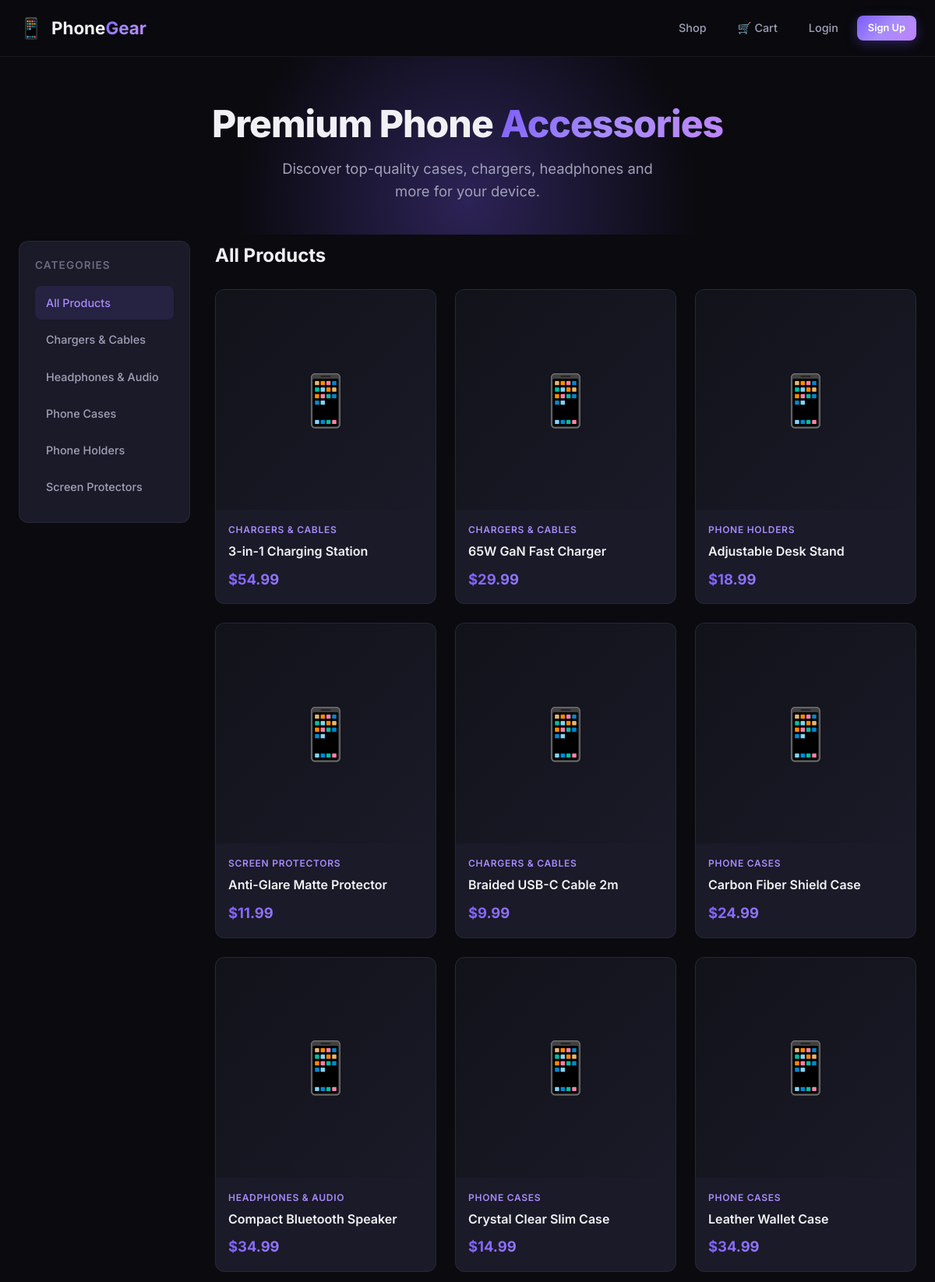
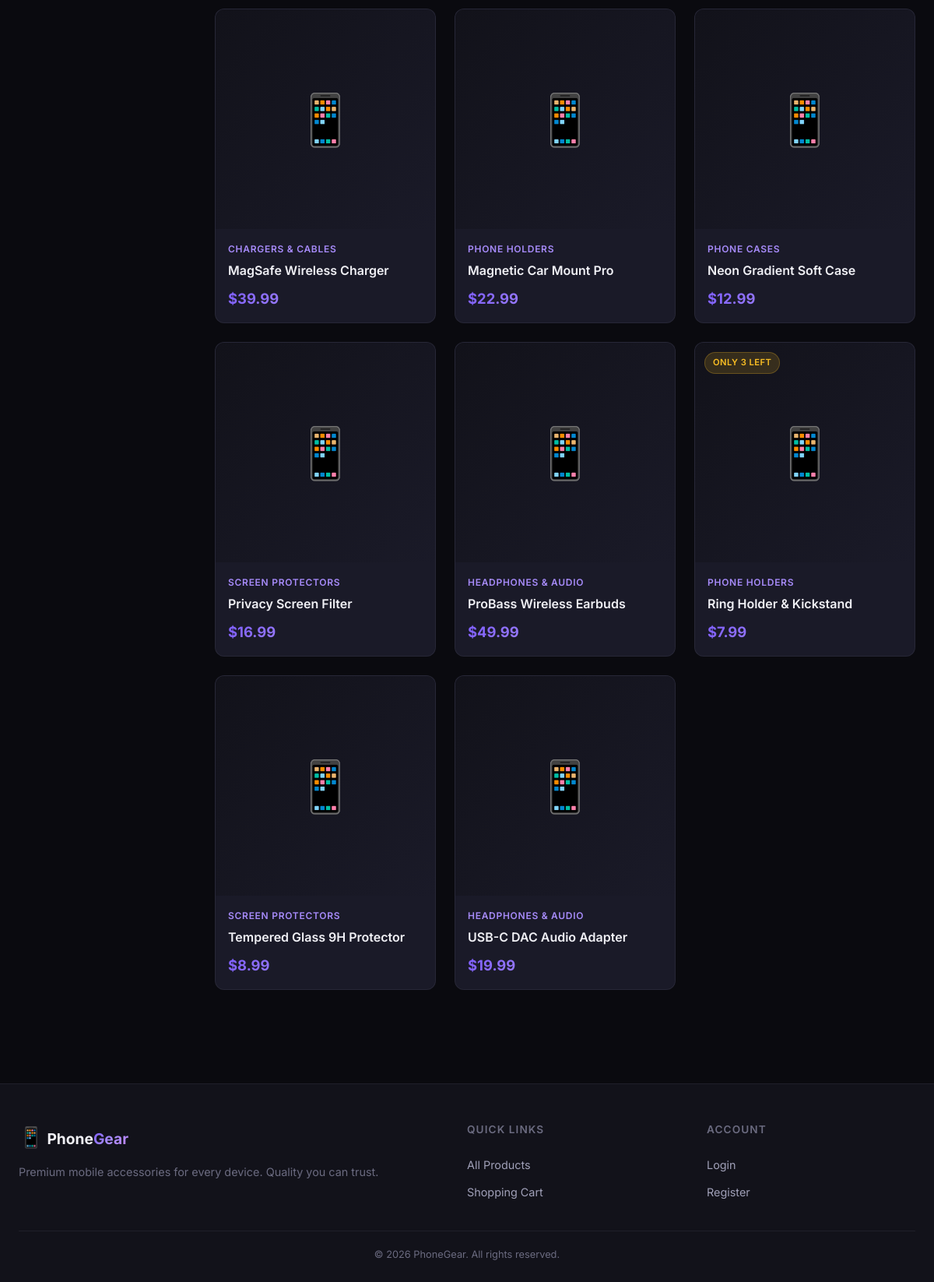
The page / on the database its author committed (2 pictures, top to bottom).
### shop/models.py (models this page shows, shortened)
class Category(models.Model):
    name = models.CharField(max_length=200)
    slug = models.SlugField(max_length=200, unique=True)
    class Meta:
        ordering = ('name',)
        verbose_name = 'category'
        verbose_name_plural = 'categories'

class Product(models.Model):
    category = models.ForeignKey(Category, related_name='products', on_delete=models.CASCADE)
    name = models.CharField(max_length=200)
    slug = models.SlugField(max_length=200, unique=True)
    image = models.ImageField(upload_to='products/%Y/%m/%d', blank=True, null=True)
    description = models.TextField(blank=True)
    price = models.DecimalField(max_digits=10, decimal_places=2)
    stock = models.PositiveIntegerField(default=0)
    available = models.BooleanField(default=True)
    created = models.DateTimeField(auto_now_add=True)
    updated = models.DateTimeField(auto_now=True)
    class Meta:
        ordering = ('name',)
    def get_absolute_url(self):
        return reverse('shop:product_detail', args=[self.id, self.slug])

### shop/views.py (the view)
# urls.py: path('', views.product_list, name='product_list'),
def product_list(request, category_slug=None):
    category = None
    categories = Category.objects.all()
    products = Product.objects.filter(available=True)
    if category_slug:
        category = get_object_or_404(Category, slug=category_slug)
        products = products.filter(category=category)
    return render(request, 'shop/product_list.html', {
        'category': category,
        'categories': categories,
        'products': products,
    })

### shop/cart.py (called while the page is built)
    def __len__(self):
        return sum(item['quantity'] for item in self.cart.values())

### shop/context_processors.py (called while the page is built)
def cart_context(request):
    return {'cart': Cart(request)}

### shop/templates/shop/product_list.html (shortened to what this page needs)
{% extends "base.html" %}
{% load static %}
{% block content %}
<section class="hero-section">
    <div class="container">
        <div class="hero-content">
            <h1 class="hero-title">Premium Phone <span class="gradient-text">Accessories</span></h1>
            <p class="hero-subtitle">Discover top-quality cases, chargers, headphones and more for your device.</p>
        </div>
    </div>
</section>
<div class="container shop-layout">
    <aside class="sidebar">
        <div class="sidebar-card">
            <h3 class="sidebar-title">Categories</h3>
            <a href="{% url 'shop:product_list' %}"
               class="category-link {% if not category %}active{% endif %}">
                All Products
            </a>
            {% for c in categories %}
            <a href="{% url 'shop:product_list_by_category' c.slug %}"
               class="category-link {% if category.slug == c.slug %}active{% endif %}">
                {{ c.name }}
            </a>
            {% endfor %}
        </div>
    </aside>
    <section class="products-section">
        {% if category %}
            <h2 class="section-title">{{ category.name }}</h2>
        {% else %}
            <h2 class="section-title">All Products</h2>
        {% endif %}
        {% if products %}
        <div class="product-grid">
            {% for product in products %}
            <a href="{{ product.get_absolute_url }}" class="product-card">
                <div class="product-image-wrap">
                    {% if product.image %}
                        <img src="{{ product.image.url }}" alt="{{ product.name }}" class="product-image">
                    {% else %}
                        <div class="product-image-placeholder">
                            <span>📱</span>
                        </div>
                    {% endif %}
                    {% if product.stock <= 3 and product.stock > 0 %}
                        <span class="badge badge-warning">Only {{ product.stock }} left</span>
                    {% elif product.stock == 0 %}
                        <span class="badge badge-danger">Out of Stock</span>
                    {% endif %}
                </div>
                <div class="product-info">
                    <span class="product-category">{{ product.category.name }}</span>
                    <h3 class="product-name">{{ product.name }}</h3>
                    <span class="product-price">${{ product.price }}</span>
                </div>
            </a>
            {% endfor %}
        </div>
        {% else %}
        <div class="empty-state">
            <span class="empty-icon">📦</span>
            <h3>No products found</h3>
            <p>Check back soon for new arrivals!</p>
        </div>
        {% endif %}
    </section>
</div>
{% endblock %}

### templates/base.html (shortened to what this page needs)
<!DOCTYPE html>
<html lang="en">
<head>
    {% load static %}
    <link rel="stylesheet" href="{% static 'css/style.css' %}">
</head>
<body>
    <nav class="navbar">
        <div class="container nav-container">
            <a href="{% url 'shop:product_list' %}" class="logo">
                <span class="logo-icon">📱</span>
                <span class="logo-text">Phone<span class="logo-accent">Gear</span></span>
            </a>
            <div class="nav-links">
                <a href="{% url 'shop:product_list' %}" class="nav-link">Shop</a>
                <a href="{% url 'shop:cart_detail' %}" class="nav-link cart-link">
                    🛒 Cart
                </a>
                {% if user.is_authenticated %}
                    <span class="nav-user">Hi, {{ user.first_name|default:user.username }}</span>
                    {% if user.is_staff %}
                        <a href="{% url 'admin:index' %}" class="nav-link admin-link">Admin</a>
                    {% endif %}
                    <form method="post" action="{% url 'accounts:logout' %}" class="logout-form">
                        {% csrf_token %}
                        <button type="submit" class="nav-link btn-logout">Logout</button>
                    </form>
                {% else %}
                    <a href="{% url 'accounts:login' %}" class="nav-link">Login</a>
                    <a href="{% url 'accounts:register' %}" class="btn btn-primary btn-sm">Sign Up</a>
                {% endif %}
            </div>
        </div>
    </nav>
    <main class="main-content">
        {% block content %}{% endblock %}
    </main>
    <footer class="footer">
        <div class="container">
            <div class="footer-grid">
                <div class="footer-brand">
                    <span class="logo-icon">📱</span>
                    <span class="logo-text">Phone<span class="logo-accent">Gear</span></span>
                    <p class="footer-desc">Premium mobile accessories for every device. Quality you can trust.</p>
                </div>
                <div class="footer-links-section">
                    <h4>Quick Links</h4>
                    <a href="{% url 'shop:product_list' %}">All Products</a>
                    <a href="{% url 'shop:cart_detail' %}">Shopping Cart</a>
                </div>
                <div class="footer-links-section">
                    <h4>Account</h4>
                    {% if user.is_authenticated %}
                        <a href="{% url 'accounts:logout' %}">Logout</a>
                    {% else %}
                        <a href="{% url 'accounts:login' %}">Login</a>
                        <a href="{% url 'accounts:register' %}">Register</a>
                    {% endif %}
                </div>
            </div>
            <div class="footer-bottom">
                <p>&copy; 2026 PhoneGear. All rights reserved.</p>
            </div>
        </div>
    </footer>
</body>
</html>

### rows shown on the page
Category: name "Chargers & Cables"
Category: name "Headphones & Audio"
Category: name "Phone Cases"
Category: name "Phone Holders"
Category: name "Screen Protectors"
Product: category.name "CHARGERS & CABLES", name "3-in-1 Charging Station", price "54.99"
Product: category.name "CHARGERS & CABLES", name "65W GaN Fast Charger", price "29.99"
Product: category.name "PHONE HOLDERS", name "Adjustable Desk Stand", price "18.99"
Product: category.name "SCREEN PROTECTORS", name "Anti-Glare Matte Protector", price "11.99"
Product: category.name "CHARGERS & CABLES", name "Braided USB-C Cable 2m", price "9.99"
Product: category.name "PHONE CASES", name "Carbon Fiber Shield Case", price "24.99"
Product: category.name "HEADPHONES & AUDIO", name "Compact Bluetooth Speaker", price "34.99"
Product: category.name "PHONE CASES", name "Crystal Clear Slim Case", price "14.99"
Product: category.name "PHONE CASES", name "Leather Wallet Case", price "34.99"
Product: category.name "CHARGERS & CABLES", name "MagSafe Wireless Charger", price "39.99"
Product: category.name "PHONE HOLDERS", name "Magnetic Car Mount Pro", price "22.99"
Product: category.name "PHONE CASES", name "Neon Gradient Soft Case", price "12.99"
Product: category.name "SCREEN PROTECTORS", name "Privacy Screen Filter", price "16.99"
Product: category.name "HEADPHONES & AUDIO", name "ProBass Wireless Earbuds", price "49.99"
Product: stock "3", category.name "PHONE HOLDERS", name "Ring Holder & Kickstand", price "7.99"
Product: category.name "SCREEN PROTECTORS", name "Tempered Glass 9H Protector", price "8.99"
Product: category.name "HEADPHONES & AUDIO", name "USB-C DAC Audio Adapter", price "19.99"
